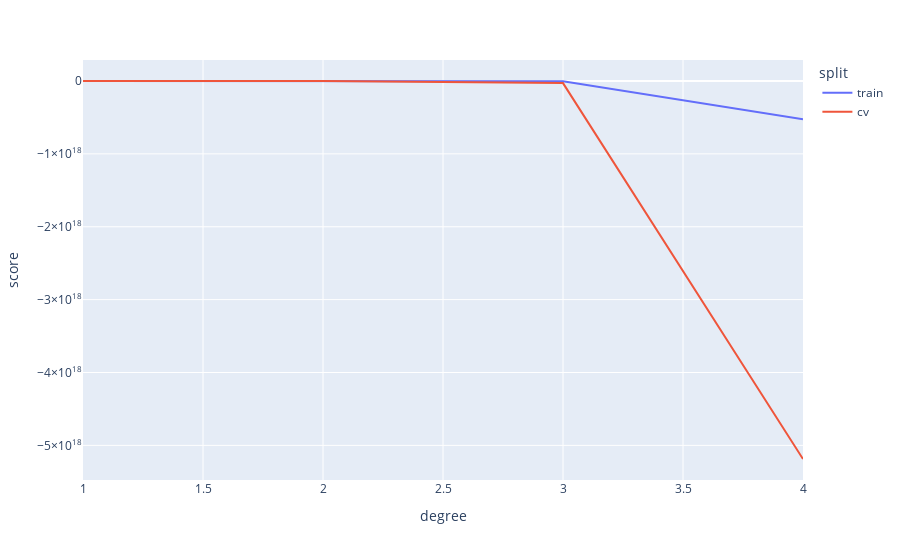
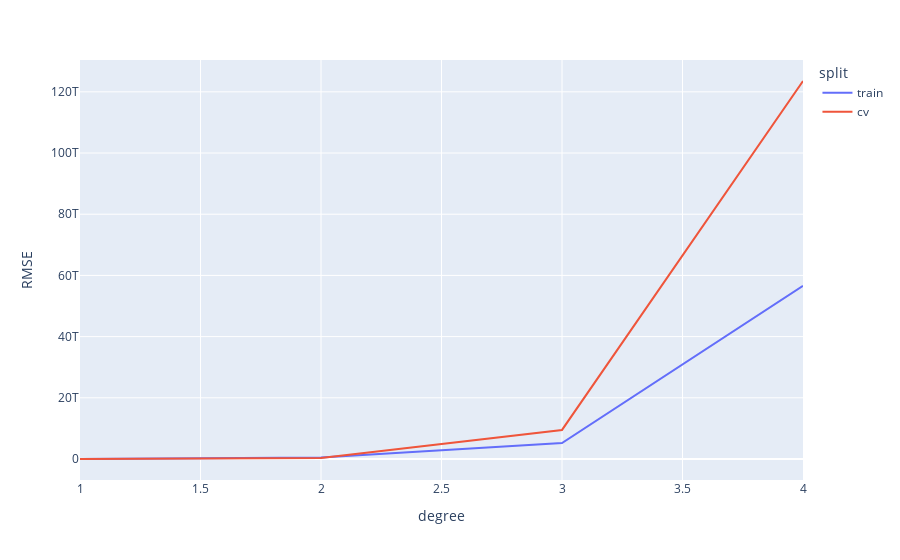

The cell these charts' notebook holds for them, in order:
### Code cell
# show graph of score and loss by plynomial degree of numerical features
def show_degree_graphs_cv_train(X, t, model, k=None, p=None, max_degree=10):
    numerical_cols = X.select_dtypes(include=['int64', 'float64']).columns
    categorical_cols = X.select_dtypes(include=['object', 'bool']).columns
    
    val_train_score_loss_df = pd.DataFrame(columns=['degree', 'split', 'score', 'RMSE'])
    for i in tqdm(range(1, max_degree), desc='Poly Degree'):
        
        # Here we need only OHE (not dummies) because the split in the cv function encode only 
        # with the train values and sometimes validations have other values , and the encoder doesn't know them.
        # So the attribute of OHE - "handle_unknown" ignore that values.
        ct_enc_std_poly = ColumnTransformer([
            ("encoding", OneHotEncoder(sparse=False, handle_unknown='ignore'), categorical_cols),
            ("standard_poly", make_pipeline(PolynomialFeatures(degree=i), StandardScaler()), numerical_cols)])
        
        model_pipe = make_pipeline(ct_enc_std_poly, model)
        val_score, val_loss, train_score, train_loss = get_cv_score_and_loss(X, t, model_pipe, k=k, p=p, show_score_loss_graphs=False, use_pbar=False)
        val_train_score_loss_df.loc[len(val_train_score_loss_df)] = [i, 'train', train_score, train_loss]
        val_train_score_loss_df.loc[len(val_train_score_loss_df)] = [i, 'cv', val_score, val_loss]

    fig = px.line(val_train_score_loss_df, x='degree', y='score', color='split')
    fig.show()
    fig = px.line(val_train_score_loss_df, x='degree', y='RMSE', color='split')
    fig.show()

show_degree_graphs_cv_train(X, t, SGDRegressor(random_state=1), k=5 ,max_degree=5)

### Figure 1 — Plotly figure (JSON) as saved in the notebook; plotly's stock layout.template omitted (floating-point values rounded to 4 significant figures)
{"data": [{"hovertemplate": "split=train<br>degree=%{x}<br>score=%{y}<extra></extra>", "legendgroup": "train", "line": {"color": "#636efa", "dash": "solid"}, "mode": "lines", "name": "train", "orientation": "v", "showlegend": true, "type": "scatter", "x": [1, 2, 3, 4], "xaxis": "x", "y": [0.9004, -45180000000000.0, -4499000000000000.0, -5.262e+17], "yaxis": "y"}, {"hovertemplate": "split=cv<br>degree=%{x}<br>score=%{y}<extra></extra>", "legendgroup": "cv", "line": {"color": "#EF553B", "dash": "solid"}, "mode": "lines", "name": "cv", "orientation": "v", "showlegend": true, "type": "scatter", "x": [1, 2, 3, 4], "xaxis": "x", "y": [0.8848, -25430000000000.0, -2.905e+16, -5.187e+18], "yaxis": "y"}], "layout": {"legend": {"title": {"text": "split"}, "tracegroupgap": 0}, "margin": {"t": 60}, "xaxis": {"anchor": "y", "domain": [0.0, 1.0], "title": {"text": "degree"}}, "yaxis": {"anchor": "x", "domain": [0.0, 1.0], "title": {"text": "score"}}}}

### Figure 2 — Plotly figure (JSON) as saved in the notebook; plotly's stock layout.template omitted (floating-point values rounded to 4 significant figures)
{"data": [{"hovertemplate": "split=train<br>degree=%{x}<br>RMSE=%{y}<extra></extra>", "legendgroup": "train", "line": {"color": "#636efa", "dash": "solid"}, "mode": "lines", "name": "train", "orientation": "v", "showlegend": true, "type": "scatter", "x": [1, 2, 3, 4], "xaxis": "x", "y": [25080.0, 508400000000.0, 5194000000000.0, 56580000000000.0], "yaxis": "y"}, {"hovertemplate": "split=cv<br>degree=%{x}<br>RMSE=%{y}<extra></extra>", "legendgroup": "cv", "line": {"color": "#EF553B", "dash": "solid"}, "mode": "lines", "name": "cv", "orientation": "v", "showlegend": true, "type": "scatter", "x": [1, 2, 3, 4], "xaxis": "x", "y": [26940.0, 334300000000.0, 9496000000000.0, 123500000000000.0], "yaxis": "y"}], "layout": {"legend": {"title": {"text": "split"}, "tracegroupgap": 0}, "margin": {"t": 60}, "xaxis": {"anchor": "y", "domain": [0.0, 1.0], "title": {"text": "degree"}}, "yaxis": {"anchor": "x", "domain": [0.0, 1.0], "title": {"text": "RMSE"}}}}
